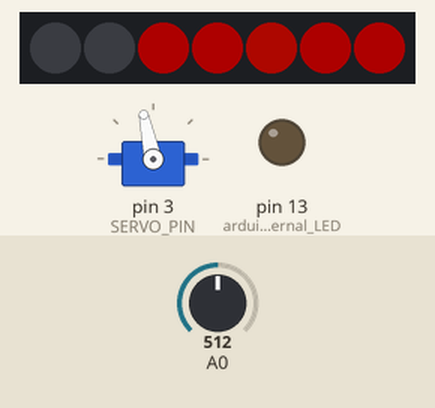
The sketch below on a simulated Arduino Uno, built with avr-gcc and run on an emulated ATmega328P. Parts: 7 RGB LEDs in strip order, left to right, servo, output pins drawn as LEDs (lit = HIGH). The test bench sets the inputs (shaded band); at power-on: A0 = 512. Dim RGB values are drawn brighter than linear; random numbers use the default seed unless the sketch sets one; the audio player accepts every command and is not drawn.

Above: at 1.16 s.
At 5.97 s:
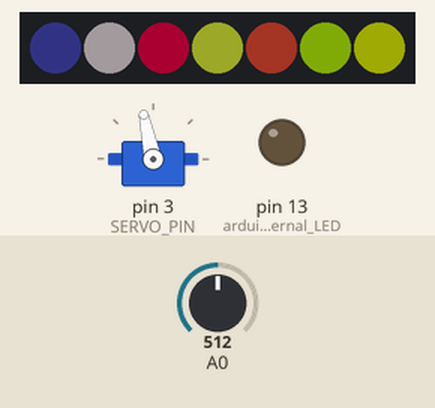
At 10.85 s:
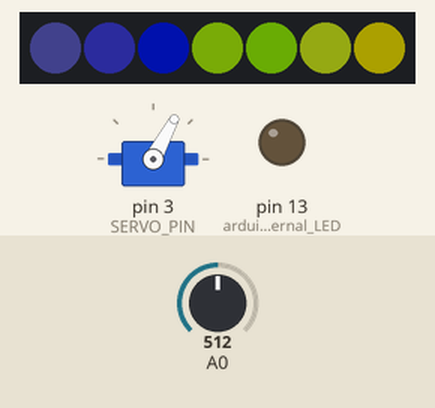
At 20.49 s:
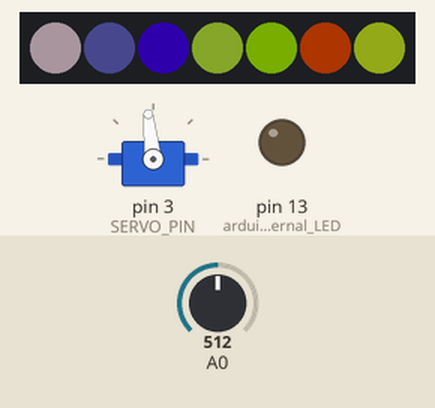
At 30.13 s:
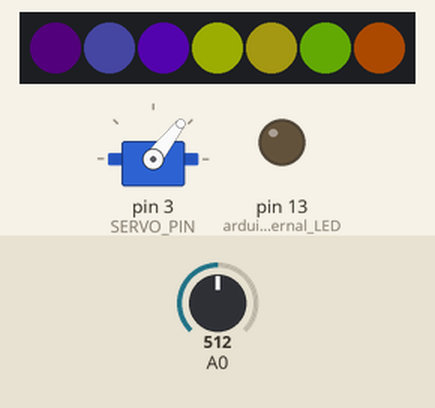
At 39.76 s:
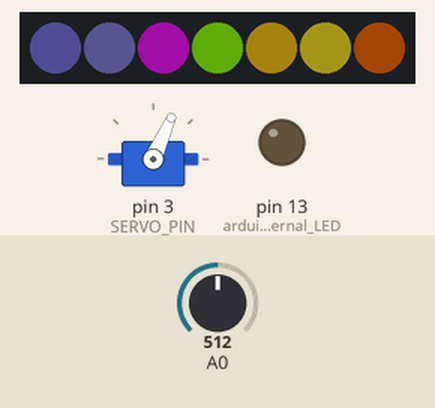
Timing chart, 0 to 40.0 s (numbered marks = the images above):
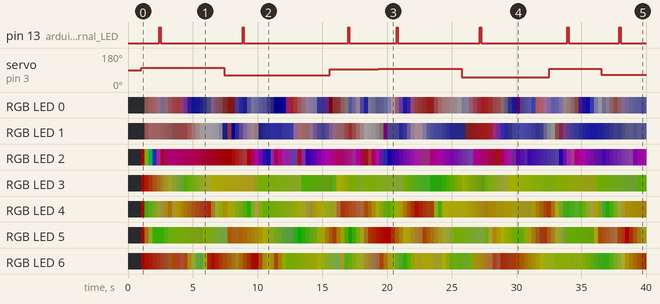

Measured:
- by itself, servo on pin 3 (SERVO_PIN): 90° → 102° at 1.0 s, → 62° 6.4 s later, → 95° 8.2 s later, → 96° 3.7 s later, … (7 changes in this stretch)
- by itself, RGB LED 6: off → RGB(50, 0, 0) at 1.0 s, → RGB(47, 4, 1) 0.30 s later, → RGB(45, 7, 3) 0.30 s later, → RGB(42, 10, 4) 0.30 s later, … (131 changes in this stretch)
- by itself, RGB LED 3: off → RGB(50, 0, 0) at 1.0 s, → RGB(48, 8, 1) 0.30 s later, → RGB(46, 15, 3) 0.30 s later, → RGB(44, 22, 4) 0.30 s later, … (130 changes in this stretch)

The sketch:

R2_NeoPixel.ino
```cpp
#include <Servo.h>
#include <SoftwareSerial.h>
#include <Adafruit_NeoPixel.h>
#include <DFPlayer_Mini_Mp3.h>
SoftwareSerial R2Serial(10, 11); // RX, TX
Servo servo1;

#ifdef __AVR__
#include <avr/power.h> // Required for 16 MHz Adafruit Trinket
#endif

#define LED_PIN   5
#define LED_COUNT 7
#define SERVO_PIN 3
#define VOICE_VOLUME 20


/*
 *  Details on setting HUE color values (and color wheel) for NeoPixel can be found here:
 *  https://learn.adafruit.com/adafruit-neopixel-uberguide/arduino-library-use
 *
 */
Adafruit_NeoPixel strip(LED_COUNT, LED_PIN, NEO_GRB + NEO_KHZ800);


// *** Gaussian Random Emulator ***
int getGaussianRand(int lo, int hi)
{
  if ( lo < hi )
  {
    int range = hi - lo;
    int val = (rand() % range + lo);
    val += (rand() % range + lo);
    val += (rand() % range + lo);
    val += (rand() % range + lo);

    float fVal = (float)val * 0.25f;
    return (int) fVal;
  }
  else
  {
    return 0;
  }
}

// *** class to handle LED data ***
// Start R2LED Class
class R2LED {
  public:
    int id = 0;
    bool running = false;
    bool hsv_mode = false;
    bool switch_mode = false;
    int blue = 0;
    int red = 0;
    int green = 0;
    int white = 0;
    long hue = 0;
    int saturation = 0;
    int brightness = 0;
    int blueTarget = 0;
    int redTarget = 0;
    int greenTarget = 0;
    int whiteTarget = 0;
    long hueTarget = 0;
    int saturationTarget = 0;
    int brightnessTarget = 0;

    long duration = 0;
    long loopStep = 0;
    R2LED(int ledId);
    void setColor(int r, int g, int b);
    void setColorTarget(int r, int g, int b);
    void setLed();
    void nextStep();
    void setColorHSV(long hue, int saturation, int brightness);
    void setColorTargetHSV(long hue, int saturation, int brightness);
  private:
    int blueStart = 0;
    int redStart = 0;
    int greenStart = 0;
    int whiteStart = 0;
    long hueStart = 0;
    int saturationStart = 0;
    int brightnessStart = 0;

};
R2LED::R2LED( int ledId) {
  id = ledId;
  running = false;
}
void R2LED::setLed() {
  strip.setPixelColor(id, red, green, blue);

}
void R2LED::setColorHSV(long h, int s, int b) {
  hue = h;
  saturation = s;
  brightness = b;
  uint32_t color = strip.ColorHSV(hue, saturation, brightness);
  uint8_t result[4];
  blue = (color & 0x000000ff);
  green = (color & 0x0000ff00) >> 8;
  red = (color & 0x00ff0000) >> 16;
  white = (color & 0xff000000) >> 24;
  hsv_mode = true;
  strip.setPixelColor(id, color);
}
void R2LED::setColorTargetHSV(long h, int s, int b) {
  hueTarget = h;
  saturationTarget = s;
  brightnessTarget = b;
  uint32_t color = strip.ColorHSV(hueTarget, saturationTarget, brightnessTarget);
  uint8_t result[4];
  blueTarget = (color & 0x000000ff);
  greenTarget = (color & 0x0000ff00) >> 8;
  redTarget = (color & 0x00ff0000) >> 16;
  whiteTarget = (color & 0xff000000) >> 24;
  hsv_mode = true;
}
void R2LED::setColor(int r, int g, int b) {
  red = r;
  green = g;
  blue = b;
  strip.setPixelColor(id, red, green, blue);
}
void R2LED::setColorTarget (int r, int g, int b) {
  redTarget = r;
  greenTarget = g;
  blueTarget = b;
}
void R2LED::nextStep () {
  if (loopStep == 0) {
    redStart = red;
    greenStart = green;
    blueStart = blue;
    hueStart = hue;
    saturationStart = 255;
    brightnessStart = 255;
    running = true;
  }
  loopStep ++;
  if (loopStep >= duration) {
    running = false;
    loopStep = 0;
  } else {
    double progress = (static_cast<double>(loopStep) / static_cast<double>(duration));
    if (!hsv_mode) {
      // simple Color Fade Mode
      int r = redStart + ((redTarget - redStart) * progress);
      int g = greenStart + ((greenTarget - greenStart) * progress);
      int b = blueStart + ((blueTarget - blueStart) * progress);
      setColor(r,g,b);
    } else {
      long h = hueStart + ((hueTarget - hueStart) * progress);
      int s = saturationStart + ((saturationTarget - saturationStart) * progress);
      int b = brightnessStart + ((brightnessTarget - brightnessStart) * progress);
      setColorHSV(h,s,b);
    }
  }
}
// End R2LED Class

// *** initialize LED objects ***
R2LED r2_Logic1(0);
R2LED r2_Logic2(1);
R2LED r2_FrontPSI(2);
R2LED r2_RearPSI(3);
R2LED r2_Logic3A(4);
R2LED r2_Logic3B(5);
R2LED r2_Logic3C(6);

class R2Servo {
  public:
    int heading = 0;
    int targetHeading = 0;
    int duration = 0;
    int maxHeading = 180;
    int minHeading = 0;
    long loopStep = 0;
    bool isIdle = true;
    void moveTo(int h);
    void idle();
    void conn();
    void nextStep();
};
void R2Servo::nextStep () {
  loopStep ++;

  if (loopStep == 800) {
    digitalWrite(LED_BUILTIN, HIGH);
    servo1.detach();
  }
  if (loopStep == 850) {
    digitalWrite(LED_BUILTIN, LOW);
  }
  if (loopStep == duration) {
    idle();
  }
}
void R2Servo::moveTo(int h) {
  //conn();
  targetHeading = h;
  loopStep = 0;
  servo1.write(h);
}
void R2Servo::conn() {
  isIdle = false;
  servo1.attach(SERVO_PIN, 560, 2340); // default values
}
void R2Servo::idle() {
  isIdle = true;
  servo1.detach();
  heading = servo1.read();
}

R2Servo headServo;

long loopCounter = 0;

class R2Sounds {
  public:
    int duration = 0;
    int loopStep = 0;
    int minSound = 1; // first MP3 file
    int maxSound = 73; // last MP3 file
    bool playing = false;
    void nextStep();
    void speak(int mp3File);
};

void R2Sounds::nextStep() {
  loopStep++;
  if (loopStep > duration) {
    playing = false;
  }
}

void R2Sounds::speak(int mp3File) {
  loopStep = 0;
  playing = true;
  mp3_play (mp3File);
}

R2Sounds r2_Voice;

void setup() {
  // Prepare random seed
  Serial.begin (9600);
  randomSeed(analogRead(0));

  pinMode(LED_BUILTIN, OUTPUT); // arduino internal LED
#if defined(__AVR_ATtiny85__) && (F_CPU == 16000000)
  clock_prescale_set(clock_div_1);
#endif

  // *** prepare neoPixels ***
  strip.begin();           // INITIALIZE NeoPixel strip object (REQUIRED)
  strip.show();            // Turn OFF all pixels ASAP
  strip.setBrightness(50); // Set BRIGHTNESS to about 1/5 (max = 255)

  // *** prepare Servo ***
  headServo.conn();
  headServo.moveTo(90);
  delay(1000);  // wait for the servo to initialize
  headServo.idle();

  // *** repare Sound ***
  R2Serial.begin (9600);
  mp3_set_serial (R2Serial);  //set softwareSerial for DFPlayer-mini mp3 module
  delay(5);  //wait 1/5ms for mp3 module to set volume
  mp3_set_volume (VOICE_VOLUME);       // value 0~30
  mp3_set_EQ(0);
  randomSeed(analogRead(0));
  mp3_play (1);
}

void loop() {

  // *** set Top Front Logic Display to a random red or blue tone and fade to it in random duration
  if (!r2_Logic1.running) {
    if(random(2) == 1) {
      // fade to a shade of blue or white
      r2_Logic1.blueTarget = random(255);
      r2_Logic1.redTarget = random (r2_Logic1.blueTarget);
      r2_Logic1.greenTarget = r2_Logic1.redTarget;
    } else {
      // fade to a shade of red or white
      r2_Logic1.redTarget = random(255);
      r2_Logic1.blueTarget = random (r2_Logic1.redTarget);
      r2_Logic1.greenTarget = r2_Logic1.blueTarget;
    }
    r2_Logic1.duration = random (768);
  }
  r2_Logic1.nextStep();

  // *** set Bottom Fromt Logic Display to a random red or blue tone and fade to it in random duration
  if (!r2_Logic2.running) {
    if(random(2) == 1) {
      // fade to a shade of blue or white
      r2_Logic2.blueTarget = random(255);
      r2_Logic2.redTarget = random (r2_Logic2.blueTarget);
      r2_Logic2.greenTarget = r2_Logic2.redTarget;
    } else {
      // fade to a shade of red or white
      r2_Logic2.redTarget = random(255);
      r2_Logic2.blueTarget = random (r2_Logic2.redTarget);
      r2_Logic2.greenTarget = r2_Logic2.blueTarget;
    }
    r2_Logic2.duration = random (1024);
  }
  r2_Logic2.nextStep();

  // *** set Front PSI to a random hue, saruration and brightness and hsv-fade to it in random duration
  if(!r2_FrontPSI.running) {
    long targetHue = 42000 + random(25000); // hue range from cyan to red
    r2_FrontPSI.setColorTargetHSV(targetHue,random(128)+128,random(128)+128);
    r2_FrontPSI.duration = random(1536);
  }
  r2_FrontPSI.nextStep();

  // *** set Rear PSI to a random hue, saruration and brightness and hsv-fade to it in random duration
  if(!r2_RearPSI.running) {
    long targetHue = 9000 + random(11000); // hue range from yellow to green
    r2_RearPSI.setColorTargetHSV(targetHue,random(128)+128,random(128)+128);
    r2_RearPSI.duration = random(2048);
  }
  r2_RearPSI.nextStep();

  // rear Logic Display
  if (!r2_Logic3A.running)
  {
    long targetHue = 0 + random(23000); // hue range from red to green
    r2_Logic3A.setColorTargetHSV(targetHue,random(128)+128,random(128)+128);
    r2_Logic3A.duration = random(1536);
  }
  r2_Logic3A.nextStep();

  if (!r2_Logic3B.running)
  {
    long targetHue = -1000 + random(23000); // hue range from red to green
    r2_Logic3B.setColorTargetHSV(targetHue,random(128)+128,random(128)+128);
    r2_Logic3B.duration = random(1536);
  }
  r2_Logic3B.nextStep();

  if (!r2_Logic3C.running)
  {
    long targetHue = -1000 + random(23000); // hue range from red to green
    r2_Logic3C.setColorTargetHSV(targetHue,random(128)+128,random(128)+128);
    r2_Logic3C.duration = random(1536);
  }
  r2_Logic3C.nextStep();
  strip.show();

  // *** Control Servo Head
  if (headServo.isIdle) {
    headServo.duration = 2000 + random(5000); // at least 2 seconds between moves
    headServo.conn();
    headServo.moveTo( getGaussianRand(headServo.minHeading, headServo.maxHeading));
    //headServo.moveTo(random(headServo.minHeading, headServo.maxHeading));
  }
  headServo.nextStep();

  // *** SOUND!!! ***
  if (!r2_Voice.playing) {
    r2_Voice.duration = 2000 + random(5000);
    r2_Voice.speak(random(r2_Voice.minSound,r2_Voice.maxSound));
  }
  r2_Voice.nextStep();


}
```
